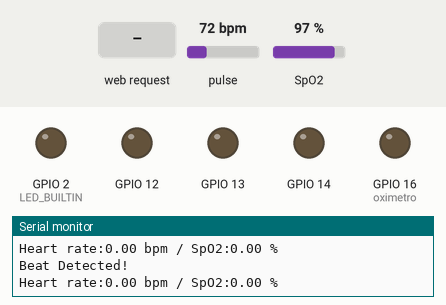
This sketch was run on a simulated ESP8266 (NodeMCU). Shown: output pins drawn as LEDs (lit = HIGH, except the on-board LED, lit = LOW), the last lines printed to the serial monitor. Inputs (shaded band) come from the test bench; at power-on: pulse 72 bpm, SpO2 97 %. WiFi joins after 1.5 s; servers stay silent unless stated.

Above: at 3.4 s.
3.5 s: HTTP request GET /LED1On received
At 4.7 s:
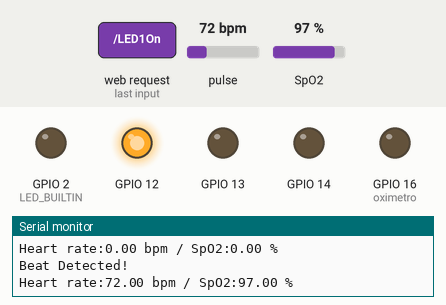
5.0 s: HTTP request GET /LEDOn received
At 6.1 s:
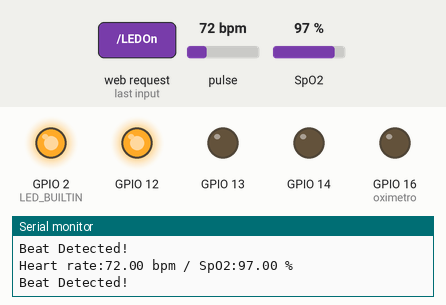
6.5 s: HTTP request GET /LED2On received
At 7.3 s:
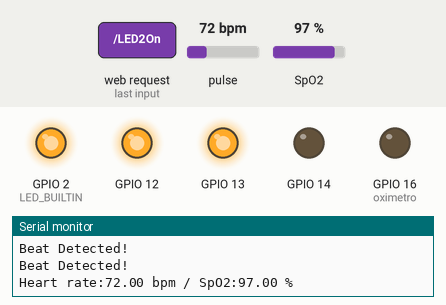
8.0 s: HTTP request GET /LEDOff received
At 8.4 s:
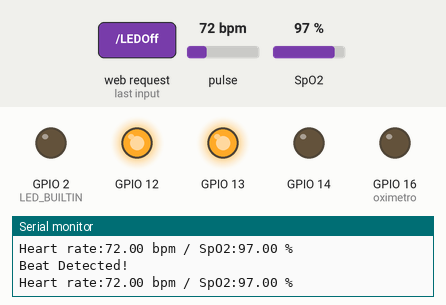
9.5 s: HTTP request GET /LED1Off received
At 10.7 s:
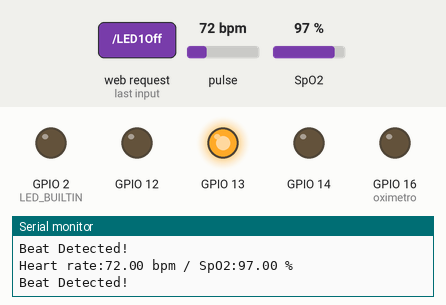
11.0 s: HTTP request GET /LED3On received
At 11.9 s:
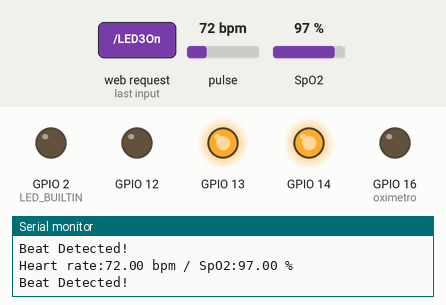
Timing chart, 0 to 13.5 s (numbered marks = the images above; inputs shaded):
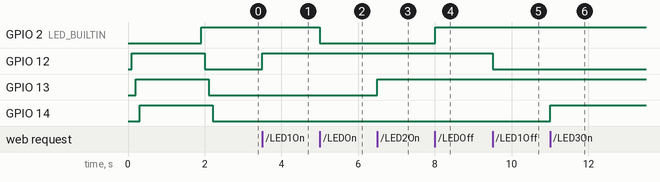

The sketch:

esp8233_3_leds_e_oximetro_web_server.ino
```cpp
 // Pisca led da placa e mais 5 leds, portas D1, D2, D5, D6, D7

#include <ESP8266WiFi.h>
#include <WiFiClient.h>
#include <ESP8266WebServer.h>
#include <Wire.h>
#include "MAX30100_PulseOximeter.h"
#define REPORTING_PERIOD_MS 1000

// Logar na rede
const char *ssid = "Marcelo_OI_2G";
const char *password = "sdkkds00";

// Connections : SCL PIN - D1 , SDA PIN - D2 , INT PIN - D0
PulseOximeter pox;

float BPM, SpO2;
uint32_t tsLastReport = 0;

ESP8266WebServer server(80); //instanciar servidor no porto 80

String page = "";
String titulo = "";
String led1 = "";
String led2 = "";
String led3 = "";
String leds = "";
String batimento = "";
String o2 = "";

void onBeatDetected()
{
    Serial.println("Beat Detected!");

  /*     digitalWrite(LED_BUILTIN, LOW);
     delay(50);
     digitalWrite(LED_BUILTIN, HIGH);
     delay(50);
     digitalWrite(LED_BUILTIN, LOW);
     delay(50);
     digitalWrite(LED_BUILTIN, HIGH);
     delay(50);
     */
}
void setup(void)
{

pinMode(16, OUTPUT); //oximetro
pinMode(12, OUTPUT);
pinMode(13, OUTPUT);
pinMode(14, OUTPUT);
pinMode(LED_BUILTIN, OUTPUT);

  //Pagina HTML
  titulo = "<h1>Conexao NodeMCU Web Server</h1></p>";
  led1 = "<h1>Led 1  </h1><a href=\"LED1On\"><button>ON</button></a>&nbsp;<a href=\"LED1Off\"><button>OFF</button></a>";
  led2 = "<h1>Led 2  </h1><p><a href=\"LED2On\"><button>ON</button></a>&nbsp;<a href=\"LED2Off\"><button>OFF</button></a>";
  led3 = "<h1>Led 3  </h1><p><a href=\"LED3On\"><button>ON</button></a>&nbsp;<a href=\"LED3Off\"><button>OFF</button></a>";
  leds = "<h1>Todos os LEDS</h1><p><a href=\"LEDsOn\"><button>ON</button></a>&nbsp;<a href=\"LEDsOff\"><button>OFF</button></a></p>";
  batimento = "<h1>Batimento cardiaco (BPM): </h1>";
  o2 = "<h1>%O2: </h1>";


//teste de leds
  digitalWrite(LED_BUILTIN, LOW);
  delay(100);
  digitalWrite(12, HIGH);
  delay(100);
  digitalWrite(13, HIGH);
  delay(100);
  digitalWrite(14, HIGH);
  delay(100);

  Serial.begin(9600);
  WiFi.begin(ssid, password); //Iniciar ligação à rede Wi-Fi
  Serial.println("");

  // Aguardar por ligação
  while (WiFi.status() != WL_CONNECTED)
  {
    delay(500);
    Serial.print(".");
  }
  Serial.println("");
  Serial.print("Ligado a: ");
  Serial.println(ssid);
  Serial.print("Endereço IP: ");
  Serial.println(WiFi.localIP());

 digitalWrite(LED_BUILTIN, HIGH);
   delay(100);
  digitalWrite(12, LOW);
   delay(100);


  if (!pox.begin())
    {
         Serial.println("FAILED");
         for(;;);
    }
    else
    {

         Serial.println("SUCCESS");
         pox.setOnBeatDetectedCallback(onBeatDetected);
    }
 digitalWrite(13, LOW);
   delay(100);
  digitalWrite(14, LOW);
    // The default current for the IR LED is 50mA and it could be changed by uncommenting the following line.
     pox.setIRLedCurrent(MAX30100_LED_CURR_7_6MA);

  server.on("/", []() {
    server.send(200, "text/html", page);
  });
  server.on("/LEDOn", []() {
    server.send(200, "text/html", page);
    digitalWrite(LED_BUILTIN, LOW);
    delay(100);
  });
  server.on("/LEDOff", []() {
    server.send(200, "text/html", page);
    digitalWrite(LED_BUILTIN, HIGH);
    delay(100);
  });

  server.on("/LED1On", []() {
    server.send(200, "text/html", page);
    digitalWrite(12, HIGH);
    delay(100);
  });
  server.on("/LED1Off", []() {
    server.send(200, "text/html", page);
    digitalWrite(12, LOW);
    delay(100);
  });

  server.on("/LED2On", []() {
    server.send(200, "text/html", page);
    digitalWrite(13, HIGH);
    delay(100);
  });
  server.on("/LED2Off", []() {
    server.send(200, "text/html", page);
    digitalWrite(13, LOW);
    delay(100);
  });

  server.on("/LED3On", []() {
    server.send(200, "text/html", page);
    digitalWrite(14, HIGH);
    delay(100);
  });
  server.on("/LED3Off", []() {
    server.send(200, "text/html", page);
    digitalWrite(14, LOW);
    delay(100);
  });

 server.on("/LEDsOn", []() {
    server.send(200, "text/html", page);

    digitalWrite(12, HIGH);
    digitalWrite(13, HIGH);
    digitalWrite(14, HIGH);
    digitalWrite(LED_BUILTIN, LOW);
    delay(100);
  });
  server.on("/LEDsOff", []() {
    server.send(200, "text/html", page);

    digitalWrite(12, LOW);
    digitalWrite(13, LOW);
    digitalWrite(14, LOW);
    digitalWrite(LED_BUILTIN, HIGH);
    delay(100);
  });

  server.begin();
  Serial.println("Web server Inicializado!");
}

void loop(void)
{

  pox.update();

    BPM = pox.getHeartRate();
    SpO2 = pox.getSpO2();

      page = titulo + batimento + (BPM) + o2 + (SpO2) + led1 + led2 + led3 + leds;


     if (millis() - tsLastReport > REPORTING_PERIOD_MS)
    {
        Serial.print("Heart rate:");
        Serial.print(BPM);
        Serial.print(" bpm / SpO2:");
        Serial.print(SpO2);
        Serial.println(" %");
        tsLastReport = millis();
    }

  server.handleClient();


}
```

Measured:
- after the input at 3.5 s, GPIO 12: LOW → HIGH at once
- after the input at 5.0 s, GPIO 2 (LED_BUILTIN): HIGH → LOW at once
- after the input at 6.5 s, GPIO 13: LOW → HIGH at once
- after the input at 8.0 s, GPIO 2 (LED_BUILTIN): LOW → HIGH at once
- after the input at 9.5 s, GPIO 12: HIGH → LOW at once
- after the input at 11.0 s, GPIO 14: LOW → HIGH at once
